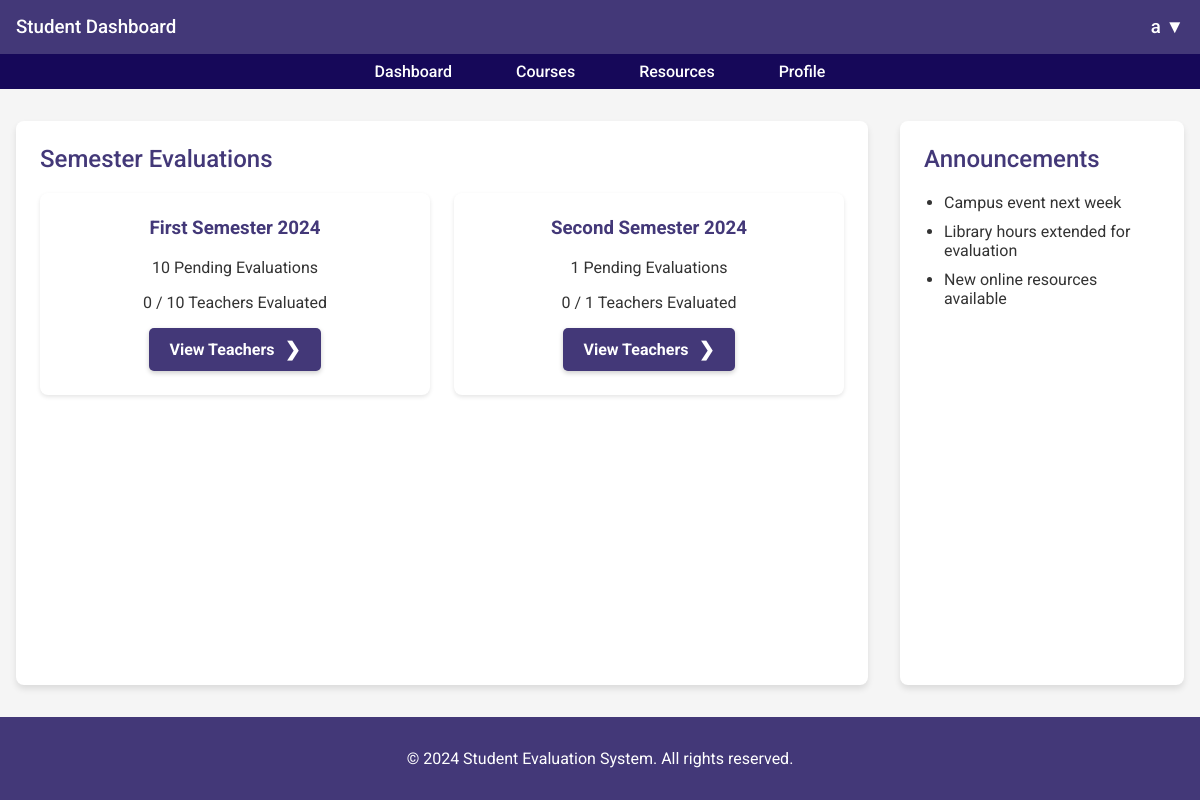
/student/student_home.php (signed in), run on the app's committed database.
### tables this page shows
CREATE TABLE `semester` (
  `id` int(11) NOT NULL,
  `semester` varchar(50) NOT NULL,
  `start_date` varchar(50) NOT NULL,
  `end_date` varchar(50) NOT NULL,
  `date_created` varchar(50) NOT NULL,
  `status` varchar(11) NOT NULL
);

### student/student_home.php (the view, shortened to what this page needs)
 <?php
include '../connection/conn.php';
$username = isset($_SESSION['username']) ? $_SESSION['username'] : 'Guest';
?>
<!DOCTYPE html>
<html lang="en">
<head>
</head>
<body>
    <nav1>
        <h3>Student Dashboard</h3>
        <div class="dropdown">
            <h3 id="user-menu"><?php echo htmlspecialchars($username); ?> ▼</h3>
        </div>
    </nav1>
    <nav>
        <ul>
            <li><a href="student_home.php">Dashboard</a></li>
            <li><a href="courses.php">Courses</a></li>
            <li><a href="#">Resources</a></li>
            <li><a href="profile.php">Profile</a></li>
        </ul>
    </nav>
    <main>
    <section class="dashboard fade-in">
        <h2>Semester Evaluations</h2>
        <div class="course-list">
            <?php
            $student_id = $_SESSION['user_id'];
            $current_year = date('Y');
            $query = "SELECT * FROM semester WHERE YEAR(start_date) = ? ORDER BY start_date ASC";
            $stmt = $conn->prepare($query);
            $stmt->bind_param("i", $current_year);
            $stmt->execute();
            $result = $stmt->get_result();
            $semesters = $result->fetch_all(MYSQLI_ASSOC);
            if (!empty($semesters)) {
                foreach ($semesters as $semester) {
                    $query = "SELECT COUNT(*) as total FROM semester_teachers WHERE semester_id = ?";
                    $stmt = $conn->prepare($query);
                    $stmt->bind_param("i", $semester['id']);
                    $stmt->execute();
                    $result = $stmt->get_result();
                    $total_teachers = $result->fetch_assoc()['total'];
                    $query = "SELECT COUNT(DISTINCT st.teacher_id) as evaluated
                              FROM semester_teachers st
                              LEFT JOIN evaluations e ON st.teacher_id = e.teacher_id AND e.student_id = ?
                              WHERE st.semester_id = ? AND e.id IS NOT NULL";
                    $stmt = $conn->prepare($query);
                    $stmt->bind_param("ii", $student_id, $semester['id']);
                    $stmt->execute();
                    $result = $stmt->get_result();
                    $evaluated_teachers = $result->fetch_assoc()['evaluated'];
                    $pending_evaluations = $total_teachers - $evaluated_teachers;
                    $display_year = date('Y', strtotime($semester['start_date']));
                    echo "<div class='course-card' id='evaluation-status-card-{$semester['id']}'>";
                    echo "<h3>{$semester['semester']} {$display_year}</h3>";
                    if ($pending_evaluations > 0) {
                        echo "<p>{$pending_evaluations} Pending Evaluations</p>";
                        echo "<p>{$evaluated_teachers} / {$total_teachers} Teachers Evaluated</p>";
                    } else {
                        echo '<div class="completed-evaluations">';
                        echo '<span class="check-mark">&#10004;</span>';
                        echo '<p>All Evaluations Completed</p>';
                        echo "<p>{$total_teachers} / {$total_teachers} Teachers Evaluated</p>";
                        echo '</div>';
                    }
                    echo "<a href='list_of_teachers.php?semester_key={$semester['id']}' class='view-teachers-btn' onclick='event.stopPropagation(); console.log(\"Clicked semester: {$semester['id']}\"); return true;'>
                        <span class='btn-text'>View Teachers</span>
                        <span class='btn-icon'>&#10095;</span>
                    </a>";
                    echo "</div>";
                }
            } else {
                echo "<div class='course-card'>";
                echo "<h3>No Active Semesters</h3>";
                echo "<p>There are no active semesters for the current year.</p>";
                echo "</div>";
            }
            ?>
        </div>
    </section>
    <aside class="announcements fade-in">
        <h2>Announcements</h2>
        <ul id="announcement-list">
            <li>Campus event next week</li>
            <li>Library hours extended for evaluation</li>
            <li>New online resources available</li>
        </ul>
    </aside>
</main>
    <footer>
        <p>&copy; 2024 Student Evaluation System. All rights reserved.</p>
    </footer>
</body>
</html>

### student/student_home.php (style rules this page uses)
:root { --primary-color: #433878; --secondary-color: #f50057; --background-color: #f5f5f5; --card-color: #ffffff; --text-color: #333333; --nav-color: #160859; }
body { font-family: 'Roboto', sans-serif; margin: 0; padding: 0; background-color: var(--background-color); color: var(--text-color); display: flex; flex-direction: column; min-height: 100vh; }
nav1 { background-color: var(--primary-color); color: white; padding: 1rem; display: flex; justify-content: space-between; align-items: center; box-shadow: 0 2px 4px rgba(0,0,0,0.1); }
nav1 h3 { margin: 0; font-weight: 500; }
.dropdown { position: relative; display: inline-block; }
nav { background-color: var(--nav-color); padding: 0.5rem; }
nav ul { list-style-type: none; padding: 0; margin: 0; display: flex; justify-content: center; }
nav ul li { margin: 0 1rem; }
nav ul li a { color: white; text-decoration: none; font-weight: 500; transition: color 0.3s ease; padding: 0.5rem 1rem; border-radius: 4px; }
main { max-width: 1200px; margin: 2rem auto; padding: 0 1rem; display: grid; grid-template-columns: 3fr 1fr; gap: 2rem; flex: 1; }
.dashboard { background-color: var(--card-color); border-radius: 8px; padding: 1.5rem; box-shadow: 0 4px 6px rgba(0,0,0,0.1); }
h2 { margin-top: 0; color: var(--primary-color); font-weight: 500; }
.course-list { display: grid; grid-template-columns: repeat(auto-fit, minmax(250px, 1fr)); gap: 1.5rem; }
.course-card { background-color: var(--card-color); border-radius: 8px; padding: 1.5rem; text-align: center; transition: all 0.3s ease; box-shadow: 0 2px 4px rgba(0,0,0,0.1); }
.course-card h3 { margin-top: 0; color: var(--primary-color); }
.announcements { background-color: var(--card-color); border-radius: 8px; padding: 1.5rem; box-shadow: 0 4px 6px rgba(0,0,0,0.1); }
.announcements ul { padding-left: 20px; }
.announcements li { margin-bottom: 10px; }
footer { background-color: var(--primary-color); color: white; text-align: center; padding: 1rem; margin-top: auto; }
.view-teachers-btn { display: inline-flex; align-items: center; justify-content: center; padding: 10px 20px; background-color: #433878; color: white; text-decoration: none; border-radius: 5px; font-weight: bold; transition: all 0.3s ease; box-shadow: 0 2px 5px rgba(0,0,0,0.2); }
.btn-text { margin-right: 10px; }
.btn-icon { font-size: 1.2em; transition: transform 0.3s ease; }
.fade-in { animation: fadeIn 0.5s ease-in; }
#user-menu { cursor: pointer; }

### data on the page
semester: semester "First Semester", start_date "2024", pending_evaluations "10", evaluated_teachers "0", total_teachers "10"
semester: semester "Second Semester", start_date "2024", pending_evaluations "1", evaluated_teachers "0", total_teachers "1"

### other printed values
$username "a"
